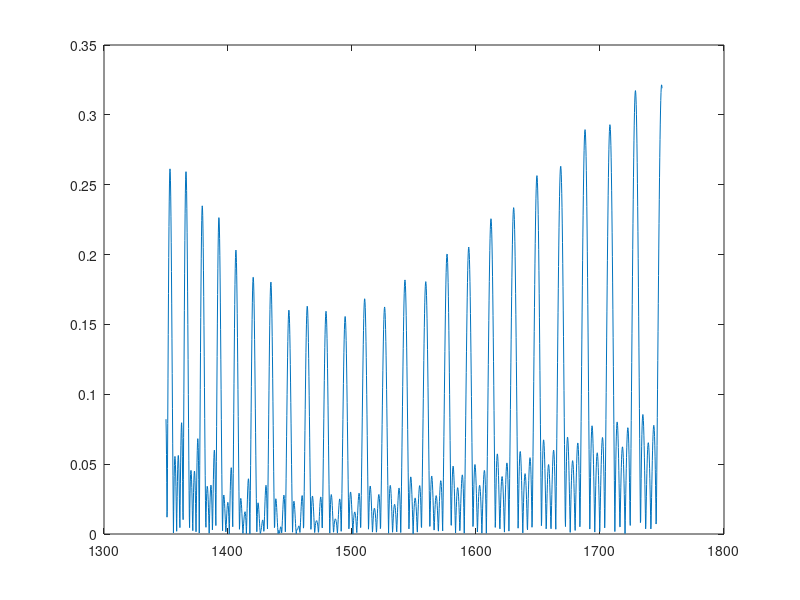

Reproduce this figure in MATLAB.
clear all
close all
clc

lamda0=1550; % nanometri
n1=3.2255;
n2=3.26;
r=abs((n1-n2)/(n1+n2));
t=2*sqrt(n1*n2)/(n1+n2);

delta=200;
N=2000;
m=5;
lmbda=linspace(lamda0-delta,lamda0+delta,N);

L1=lamda0./(4.*n1);
L2=lamda0./(4.*n2);
N1=100;
ma=100;
duzina=65000;
dn=(duzina-N1.*(L1+L2))./((N1-1)*N1);
%dn=(ma.*lamda0./2 - (L1.*n1+n2.*L2).*N1./2)./((N1.*(N1-1).*(n1+n2))./2);
Lovi=L1;
Lovi(2)=L2;

for i=3:2:N1
  Lovi(i)=Lovi(i-2)+dn;
  Lovi(i+1)=Lovi(i-1)+dn;
end

sum(Lovi)
%Lovi=linspace(2000,3000,100);
%Lovi=[L1 L2];
beta1=2.*pi.*n1./lmbda;
beta2=2.*pi.*n2./lmbda;

%L1=5000;
%N1=20;
%dd=500;
%dn=(L1.*(n1+n2).*N1-dd.*lamda0./2)./(n1.*(N1-1).*(N1-1)+n2.*N1.^2);
%Lovi=linspace(L1,L1-(2.*N1-1).*dn,2.*N1)




for i=1:2:length(Lovi)
  phiplus=beta1.*Lovi(i)+beta2.*Lovi(i+1);
  phiminus=beta1.*Lovi(i)-beta2.*Lovi(i+1);
  matrix=zeros(2,2,N);
  matrix(1,1,:)=(exp(j.*phiplus)-r^2.*exp(-j.*phiminus))./t.^2;
  matrix(1,2,:)=r.*(exp(j.*phiplus)-exp(-j.*phiminus))./t.^2;
  matrix(2,1,:)=r.*(exp(-j.*phiplus)-exp(j.*phiminus))./t.^2;
  matrix(2,2,:)=(exp(-j.*phiplus)-r^2.*exp(j.*phiminus))./t.^2;
  
  if(i==1)
    out=matrix;
  else
  
    for k=1:length(lmbda)
      out(:,:,k)=out(:,:,k)*matrix(:,:,k);
    end
  
  end
end

matrix=out;

for i=1:N
matrix(:,:,i)=matrix(:,:,i)^m;
end

reflection=abs(matrix(2,1,:)./matrix(1,1,:));
reflection=reshape(reflection,1,[]);
plot(lmbda,reflection)
